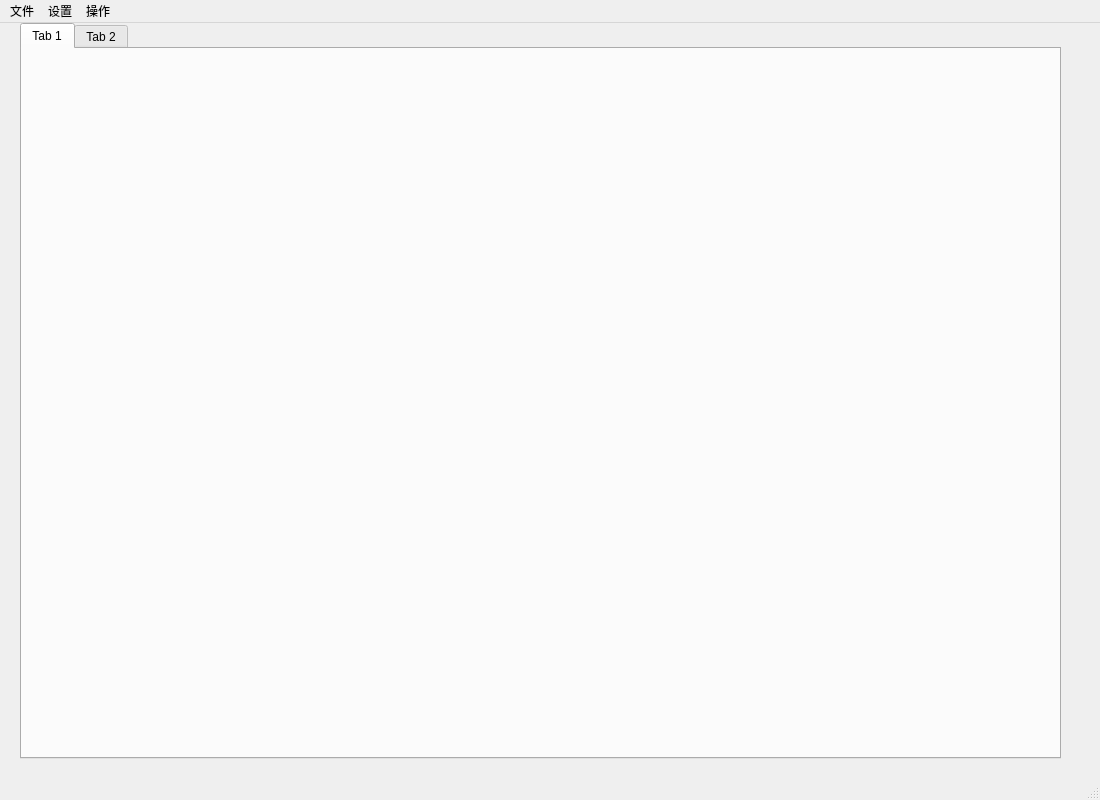
<?xml version="1.0" encoding="UTF-8"?>
<ui version="4.0">
 <class>MainWindow</class>
 <widget class="QMainWindow" name="MainWindow">
  <property name="geometry">
   <rect>
    <x>0</x>
    <y>0</y>
    <width>1100</width>
    <height>800</height>
   </rect>
  </property>
  <property name="minimumSize">
   <size>
    <width>1100</width>
    <height>800</height>
   </size>
  </property>
  <property name="maximumSize">
   <size>
    <width>1100</width>
    <height>800</height>
   </size>
  </property>
  <property name="windowTitle">
   <string>MainWindow</string>
  </property>
  <widget class="QWidget" name="centralwidget">
   <property name="minimumSize">
    <size>
     <width>1100</width>
     <height>800</height>
    </size>
   </property>
   <property name="maximumSize">
    <size>
     <width>1100</width>
     <height>800</height>
    </size>
   </property>
   <widget class="QTabWidget" name="mainTabWidget">
    <property name="geometry">
     <rect>
      <x>20</x>
      <y>0</y>
      <width>1041</width>
      <height>736</height>
     </rect>
    </property>
    <widget class="QWidget" name="tab">
     <attribute name="title">
      <string>Tab 1</string>
     </attribute>
    </widget>
    <widget class="QWidget" name="tab_2">
     <attribute name="title">
      <string>Tab 2</string>
     </attribute>
    </widget>
   </widget>
  </widget>
  <widget class="QMenuBar" name="menubar">
   <property name="geometry">
    <rect>
     <x>0</x>
     <y>0</y>
     <width>1100</width>
     <height>17</height>
    </rect>
   </property>
   <widget class="QMenu" name="menu">
    <property name="title">
     <string>文件</string>
    </property>
    <addaction name="action_save"/>
    <addaction name="action_load"/>
    <addaction name="action_quit"/>
    <addaction name="action_loadCourses"/>
    <addaction name="action_saveCourses"/>
   </widget>
   <widget class="QMenu" name="menu_2">
    <property name="title">
     <string>设置</string>
    </property>
    <addaction name="action_globalSettings"/>
    <addaction name="action_noClassTime"/>
   </widget>
   <widget class="QMenu" name="menu_3">
    <property name="title">
     <string>操作</string>
    </property>
    <addaction name="action_generate"/>
    <addaction name="action_reset"/>
    <addaction name="action_viewCourses"/>
   </widget>
   <addaction name="menu"/>
   <addaction name="menu_2"/>
   <addaction name="menu_3"/>
  </widget>
  <widget class="QStatusBar" name="statusbar"/>
  <action name="action_save">
   <property name="text">
    <string>保存方案</string>
   </property>
  </action>
  <action name="action_load">
   <property name="text">
    <string>加载方案</string>
   </property>
  </action>
  <action name="action_quit">
   <property name="text">
    <string>退出</string>
   </property>
  </action>
  <action name="action_globalSettings">
   <property name="text">
    <string>全局与学分设置</string>
   </property>
  </action>
  <action name="action_noClassTime">
   <property name="text">
    <string>无课时间设置</string>
   </property>
  </action>
  <action name="action_generate">
   <property name="text">
    <string>生成选课方案</string>
   </property>
  </action>
  <action name="action_reset">
   <property name="text">
    <string>重置所有</string>
   </property>
  </action>
  <action name="action_loadCourses">
   <property name="text">
    <string>导入课程</string>
   </property>
  </action>
  <action name="action_viewCourses">
   <property name="text">
    <string>查看课程列表</string>
   </property>
  </action>
  <action name="action_saveCourses">
   <property name="text">
    <string>保存课程</string>
   </property>
  </action>
 </widget>
 <resources/>
 <connections/>
</ui>
